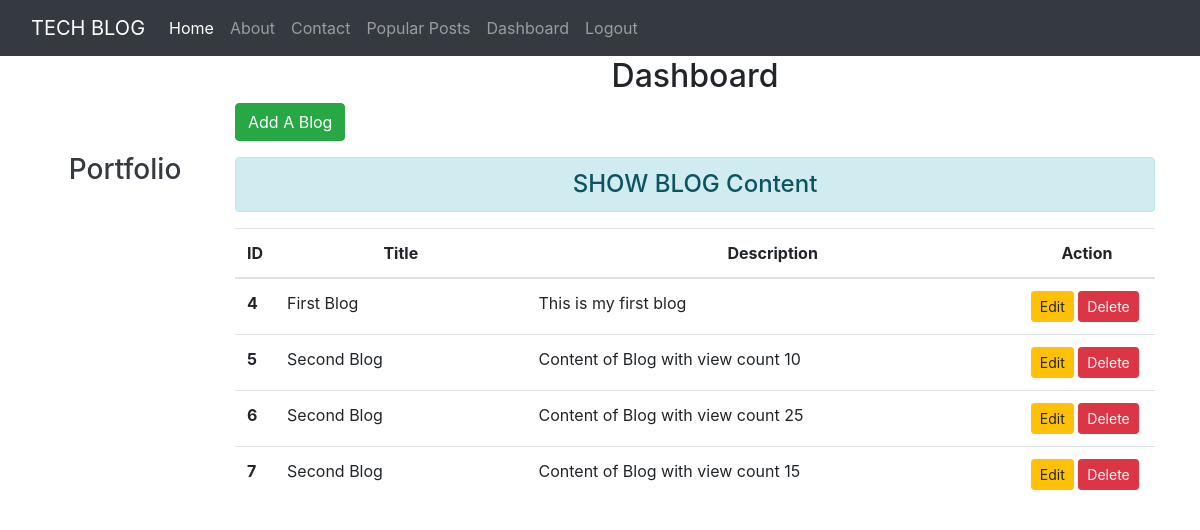
Page /dashboard/ (signed in) on the earlier database version.
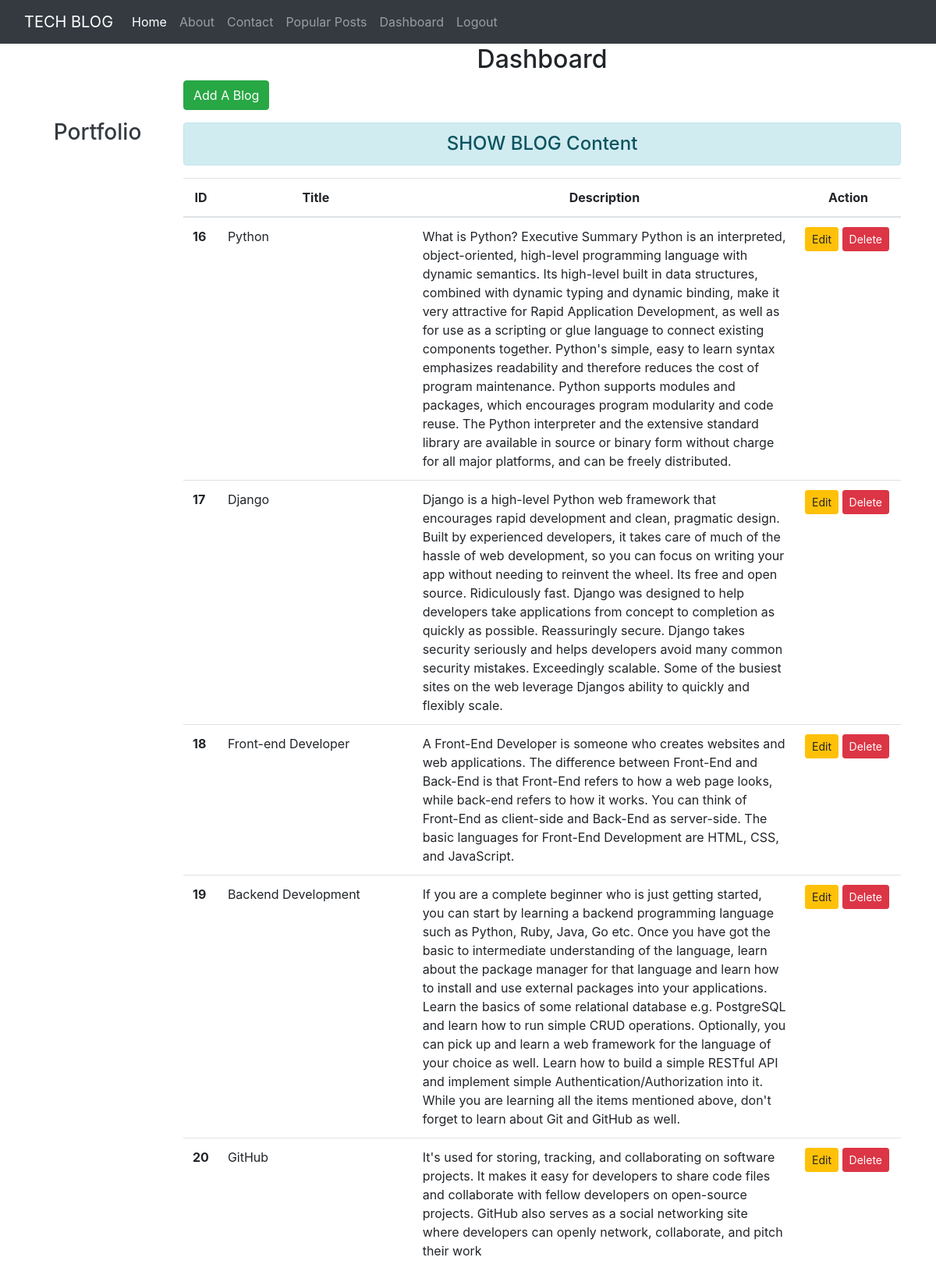
Same page on the later database version.
### blog/models.py (models this page shows, shortened)
class Blog(models.Model):
    title = models.CharField(max_length=200)
    cont = models.TextField()
    created_at = models.DateTimeField(auto_now_add=True)
    updated_at = models.DateTimeField(auto_now=True)
    view_count = models.IntegerField(default=0)

### blog/views.py (the view)
# urls.py: path('dashboard/',views.dashboard, name="dashboard"),
def dashboard(request):
    if request.user.is_authenticated:
        blogs = Blog.objects.all()
        user = request.user
        full_name = user.get_full_name()
        gps = user.groups.all()
        return render(request, 'blog/dashboard.html',{'blogs':blogs,'full_name':full_name,'groups':gps})

### blog/templates/blog/dashboard.html (shortened to what this page needs)
{% extends 'blog/base.html' %}
{% load static %}
{% block side %}
<div class="col-sm-2 text-dark my-5 text-center">
    <h3 class="my-5">Portfolio</h3>
</div>
{% endblock side %}
{% block content %}
    <div class="col-sm-10">
        <h2 class="text-center">Dashboard</h2>
        <a class="btn btn-success" href="{% url 'addblog' %}">Add A Blog</a>
        <h4 class="text-center alert alert-info mt-3">SHOW BLOG Content</h4>
        {% if blogs %}
            <table class="table table-hover bg-white">
                <thead>
                    <tr class="text-center">
                        <th scope="col" style="width:2%">ID</th>
                        <th scope="col" style="width:28%">Title</th>
                        <th scope="col" style="width:55%">Description</th>
                        <th scope="col" style="width:15%">Action</th>
                    </tr>
                </thead>
                <tbody>
                    {% for blg in blogs %}
                        <tr>
                            <th scope = "row">{{ blg.id }}</th>
                            <td>{{ blg.title }}</td>
                            <td>{{ blg.cont }}</td>
                            <td><a href="{% url 'updateblog' blg.id %}" class="btn btn-warning btn-sm">Edit</a>
                                {% if perms.blog.delete_blog %}
                                <form action='{% url "deleteblog" blg.id %}' method="post" class="d-inline"> {% csrf_token %}
                                <input type="submit" class="btn btn-danger btn-sm" value="Delete">
                               </form>
                               {% endif %}
                            </td>
                        </tr>
                    {% endfor %}
                </tbody>
            </table>
        {% else %}
        <h4 class="text-center alert alert-warning">NO Records!</h4>
        {% endif %}
{% endblock content %}

Differences in the rows shown:
removed Blog: id "4", title "First Blog", cont "This is my first blog"
removed Blog: id "5", title "Second Blog", cont "Content of Blog with view count 10"
removed Blog: id "6", title "Second Blog", cont "Content of Blog with view count 25"
removed Blog: id "7", title "Second Blog", cont "Content of Blog with view count 15"
added Blog: id "16", title "Python", cont "What is Python? Executive Summary Python is an interpreted, object-oriented, high-level programming language with dynamic semantics. Its high-level built in data structures, combined with dynamic typing and dynamic binding, make it very attractive for Rapid Application Development, as well as for use as a scripting or glue language to connect existing components together. Python's simple, easy to learn syntax emphasizes readability and therefore reduces the cost of program maintenance. Python supports modules and packages, which encourages program modularity and code reuse. The Python interpreter and the extensive standard library are available in source or binary form without charge for…"
added Blog: id "17", title "Django", cont "Django is a high-level Python web framework that encourages rapid development and clean, pragmatic design. Built by experienced developers, it takes care of much of the hassle of web development, so you can focus on writing your app without needing to reinvent the wheel. Its free and open source. Ridiculously fast. Django was designed to help developers take applications from concept to completion as quickly as possible. Reassuringly secure. Django takes security seriously and helps developers avoid many common security mistakes. Exceedingly scalable. Some of the busiest sites on the web leverage Djangos ability to quickly and flexibly scale."
added Blog: id "18", title "Front-end Developer", cont "A Front-End Developer is someone who creates websites and web applications. The difference between Front-End and Back-End is that Front-End refers to how a web page looks, while back-end refers to how it works. You can think of Front-End as client-side and Back-End as server-side. The basic languages for Front-End Development are HTML, CSS, and JavaScript."
added Blog: id "19", title "Backend Development", cont "If you are a complete beginner who is just getting started, you can start by learning a backend programming language such as Python, Ruby, Java, Go etc. Once you have got the basic to intermediate understanding of the language, learn about the package manager for that language and learn how to install and use external packages into your applications. Learn the basics of some relational database e.g. PostgreSQL and learn how to run simple CRUD operations. Optionally, you can pick up and learn a web framework for the language of your choice as well. Learn how to build a simple RESTful API and implement simple Authentication/Authorization into it. While you are learning all the items mentioned…"
added Blog: id "20", title "GitHub", cont "It's used for storing, tracking, and collaborating on software projects. It makes it easy for developers to share code files and collaborate with fellow developers on open-source projects. GitHub also serves as a social networking site where developers can openly network, collaborate, and pitch their work"
